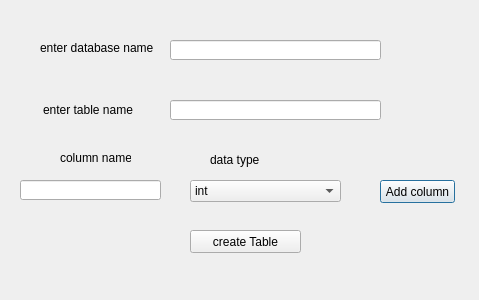
<?xml version="1.0" encoding="UTF-8"?>
<ui version="4.0">
 <class>Dialog</class>
 <widget class="QDialog" name="Dialog">
  <property name="geometry">
   <rect>
    <x>0</x>
    <y>0</y>
    <width>479</width>
    <height>300</height>
   </rect>
  </property>
  <property name="windowTitle">
   <string>Dialog</string>
  </property>
  <widget class="QLabel" name="label">
   <property name="geometry">
    <rect>
     <x>40</x>
     <y>40</y>
     <width>131</width>
     <height>16</height>
    </rect>
   </property>
   <property name="text">
    <string>enter database name</string>
   </property>
  </widget>
  <widget class="QLabel" name="label_2">
   <property name="geometry">
    <rect>
     <x>43</x>
     <y>100</y>
     <width>111</width>
     <height>20</height>
    </rect>
   </property>
   <property name="text">
    <string>enter table name</string>
   </property>
  </widget>
  <widget class="QLineEdit" name="databasenm">
   <property name="geometry">
    <rect>
     <x>170</x>
     <y>40</y>
     <width>211</width>
     <height>20</height>
    </rect>
   </property>
  </widget>
  <widget class="QLineEdit" name="tablenm">
   <property name="geometry">
    <rect>
     <x>170</x>
     <y>100</y>
     <width>211</width>
     <height>20</height>
    </rect>
   </property>
  </widget>
  <widget class="QLabel" name="label_3">
   <property name="geometry">
    <rect>
     <x>60</x>
     <y>150</y>
     <width>71</width>
     <height>16</height>
    </rect>
   </property>
   <property name="text">
    <string>column name</string>
   </property>
  </widget>
  <widget class="QLabel" name="label_4">
   <property name="geometry">
    <rect>
     <x>210</x>
     <y>150</y>
     <width>61</width>
     <height>20</height>
    </rect>
   </property>
   <property name="text">
    <string>data type</string>
   </property>
  </widget>
  <widget class="QLineEdit" name="columnmn">
   <property name="geometry">
    <rect>
     <x>20</x>
     <y>180</y>
     <width>141</width>
     <height>20</height>
    </rect>
   </property>
  </widget>
  <widget class="QComboBox" name="comboBox">
   <property name="geometry">
    <rect>
     <x>190</x>
     <y>180</y>
     <width>151</width>
     <height>22</height>
    </rect>
   </property>
   <item>
    <property name="text">
     <string>int</string>
    </property>
   </item>
   <item>
    <property name="text">
     <string>text</string>
    </property>
   </item>
  </widget>
  <widget class="QPushButton" name="pushButton">
   <property name="geometry">
    <rect>
     <x>380</x>
     <y>180</y>
     <width>75</width>
     <height>23</height>
    </rect>
   </property>
   <property name="text">
    <string>Add column</string>
   </property>
  </widget>
  <widget class="QPushButton" name="pushButton_2">
   <property name="geometry">
    <rect>
     <x>190</x>
     <y>230</y>
     <width>111</width>
     <height>23</height>
    </rect>
   </property>
   <property name="text">
    <string>create Table</string>
   </property>
  </widget>
  <widget class="QLabel" name="message">
   <property name="geometry">
    <rect>
     <x>80</x>
     <y>270</y>
     <width>321</width>
     <height>21</height>
    </rect>
   </property>
   <property name="text">
    <string/>
   </property>
  </widget>
 </widget>
 <resources/>
 <connections/>
</ui>
